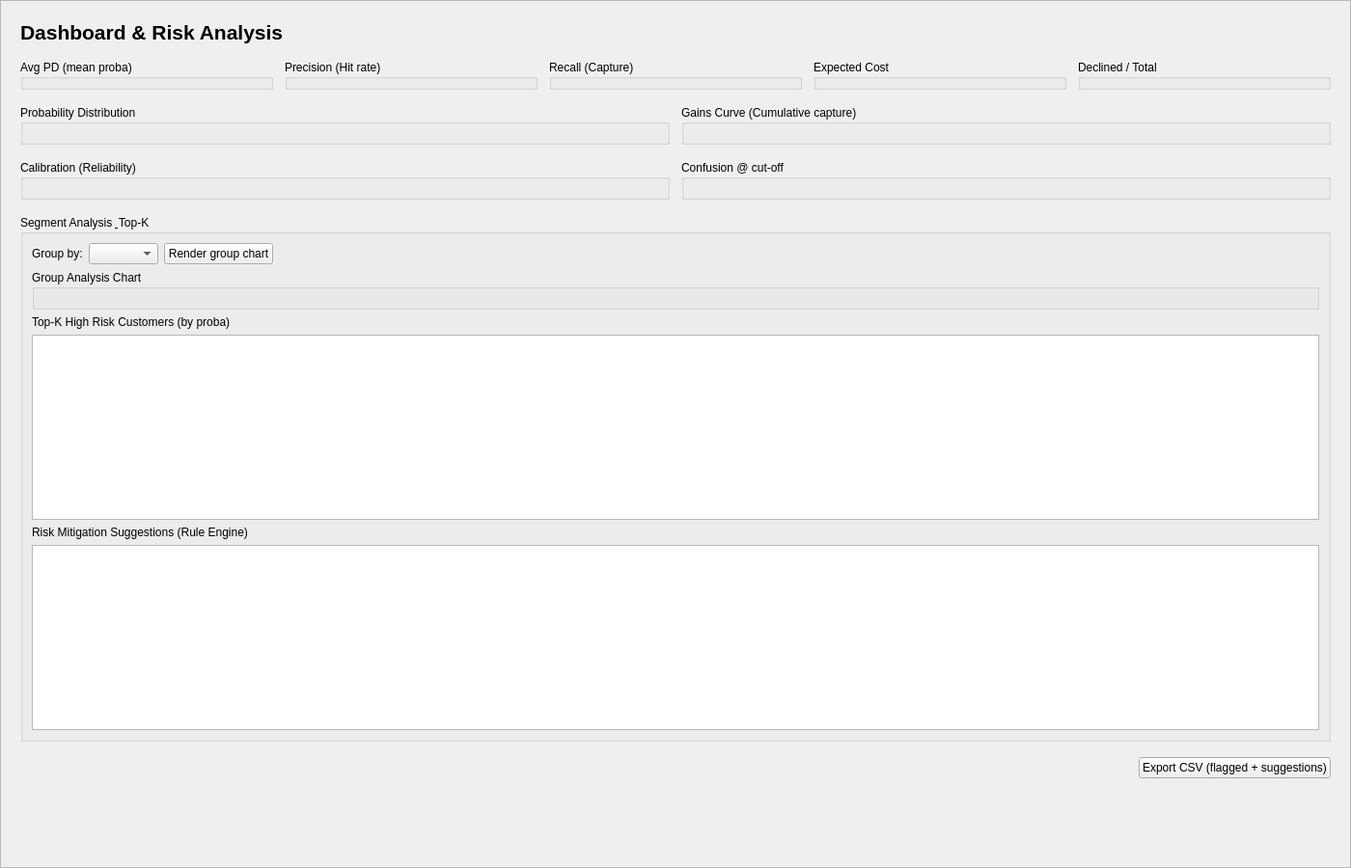
<?xml version="1.0" encoding="UTF-8"?>
<ui version="4.0">
 <class>AdminDashboardPage</class>
 <widget class="QWidget" name="AdminDashboardPage">
  <property name="geometry">
   <rect>
    <x>0</x>
    <y>0</y>
    <width>1400</width>
    <height>900</height>
   </rect>
  </property>
  <property name="windowTitle">
   <string>Admin Dashboard</string>
  </property>
  <layout class="QVBoxLayout" name="verticalLayout">
   <property name="leftMargin">
    <number>0</number>
   </property>
   <property name="topMargin">
    <number>0</number>
   </property>
   <property name="rightMargin">
    <number>0</number>
   </property>
   <property name="bottomMargin">
    <number>0</number>
   </property>
   <property name="spacing">
    <number>0</number>
   </property>
   <item>
    <widget class="QScrollArea" name="scrollArea">
     <property name="widgetResizable">
      <bool>true</bool>
     </property>
     <widget class="QWidget" name="scrollAreaWidgetContents">
      <property name="geometry">
       <rect>
        <x>0</x>
        <y>0</y>
        <width>1400</width>
        <height>900</height>
       </rect>
      </property>
      <layout class="QVBoxLayout" name="bodyLayout">
       <property name="leftMargin">
        <number>20</number>
       </property>
       <property name="topMargin">
        <number>20</number>
       </property>
       <property name="rightMargin">
        <number>20</number>
       </property>
       <property name="bottomMargin">
        <number>20</number>
       </property>
       <property name="spacing">
        <number>16</number>
       </property>
       <item>
        <widget class="QLabel" name="lblTitle">
         <property name="text">
          <string>Dashboard &amp; Risk Analysis</string>
         </property>
         <property name="font">
          <font>
           <pointsize>16</pointsize>
           <weight>75</weight>
           <bold>true</bold>
          </font>
         </property>
        </widget>
       </item>
       <item>
        <layout class="QHBoxLayout" name="kpiLayout">
         <property name="spacing">
          <number>12</number>
         </property>
         <item>
          <widget class="QGroupBox" name="kpiLateRate">
           <property name="title">
            <string>Avg PD (mean proba)</string>
           </property>
          </widget>
         </item>
         <item>
          <widget class="QGroupBox" name="kpiPrecision">
           <property name="title">
            <string>Precision (Hit rate)</string>
           </property>
          </widget>
         </item>
         <item>
          <widget class="QGroupBox" name="kpiRecall">
           <property name="title">
            <string>Recall (Capture)</string>
           </property>
          </widget>
         </item>
         <item>
          <widget class="QGroupBox" name="kpiCost">
           <property name="title">
            <string>Expected Cost</string>
           </property>
          </widget>
         </item>
         <item>
          <widget class="QGroupBox" name="kpiFlagged">
           <property name="title">
            <string>Declined / Total</string>
           </property>
          </widget>
         </item>
        </layout>
       </item>
       <item>
        <layout class="QHBoxLayout" name="chartsLayout">
         <property name="spacing">
          <number>12</number>
         </property>
         <item>
          <widget class="QGroupBox" name="histGroup">
           <property name="title">
            <string>Probability Distribution</string>
           </property>
           <layout class="QVBoxLayout" name="histLayout"/>
          </widget>
         </item>
         <item>
          <widget class="QGroupBox" name="gainsGroup">
           <property name="title">
            <string>Gains Curve (Cumulative capture)</string>
           </property>
           <layout class="QVBoxLayout" name="gainsLayout"/>
          </widget>
         </item>
        </layout>
       </item>
       <item>
        <layout class="QHBoxLayout" name="chartsLayout2">
         <property name="spacing">
          <number>12</number>
         </property>
         <item>
          <widget class="QGroupBox" name="calibGroup">
           <property name="title">
            <string>Calibration (Reliability)</string>
           </property>
           <layout class="QVBoxLayout" name="calibLayout"/>
          </widget>
         </item>
         <item>
          <widget class="QGroupBox" name="confGroup">
           <property name="title">
            <string>Confusion @ cut-off</string>
           </property>
           <layout class="QVBoxLayout" name="confLayout"/>
          </widget>
         </item>
        </layout>
       </item>
       <item>
        <widget class="QGroupBox" name="groupGroup">
         <property name="title">
          <string>Segment Analysis &amp; Top-K</string>
         </property>
         <layout class="QVBoxLayout" name="groupLayout">
          <item>
           <layout class="QHBoxLayout" name="groupRow">
            <item>
             <widget class="QLabel" name="lblGroup">
              <property name="text">
               <string>Group by:</string>
              </property>
             </widget>
            </item>
            <item>
             <widget class="QComboBox" name="cmbGroup"/>
            </item>
            <item>
             <widget class="QPushButton" name="btnRender">
              <property name="text">
               <string>Render group chart</string>
              </property>
             </widget>
            </item>
            <item>
             <spacer name="horizontalSpacer">
              <property name="orientation">
               <enum>Qt::Orientation::Horizontal</enum>
              </property>
              <property name="sizeHint" stdset="0">
               <size>
                <width>40</width>
                <height>20</height>
               </size>
              </property>
             </spacer>
            </item>
           </layout>
          </item>
          <item>
           <widget class="QGroupBox" name="groupChartGroup">
            <property name="title">
             <string>Group Analysis Chart</string>
            </property>
            <layout class="QVBoxLayout" name="groupChartLayout"/>
           </widget>
          </item>
          <item>
           <widget class="QLabel" name="lblTopK">
            <property name="text">
             <string>Top-K High Risk Customers (by proba)</string>
            </property>
           </widget>
          </item>
          <item>
           <widget class="QTableWidget" name="tblTop">
            <property name="minimumHeight">
             <number>250</number>
            </property>
            <property name="alternatingRowColors">
             <bool>true</bool>
            </property>
           </widget>
          </item>
          <item>
           <widget class="QLabel" name="lblSuggestions">
            <property name="text">
             <string>Risk Mitigation Suggestions (Rule Engine)</string>
            </property>
           </widget>
          </item>
          <item>
           <widget class="QTextEdit" name="txtExplain">
            <property name="readOnly">
             <bool>true</bool>
            </property>
            <property name="maximumHeight">
             <number>150</number>
            </property>
           </widget>
          </item>
         </layout>
        </widget>
       </item>
       <item>
        <layout class="QHBoxLayout" name="exportRow">
         <item>
          <spacer name="horizontalSpacer_2">
           <property name="orientation">
            <enum>Qt::Orientation::Horizontal</enum>
           </property>
           <property name="sizeHint" stdset="0">
            <size>
             <width>40</width>
             <height>20</height>
            </size>
           </property>
          </spacer>
         </item>
         <item>
          <widget class="QPushButton" name="btnExport">
           <property name="text">
            <string>Export CSV (flagged + suggestions)</string>
           </property>
          </widget>
         </item>
        </layout>
       </item>
       <item>
        <spacer name="verticalSpacer">
         <property name="orientation">
          <enum>Qt::Orientation::Vertical</enum>
         </property>
         <property name="sizeHint" stdset="0">
          <size>
           <width>20</width>
           <height>40</height>
          </size>
         </property>
        </spacer>
       </item>
      </layout>
     </widget>
    </widget>
   </item>
  </layout>
 </widget>
 <resources/>
 <connections/>
</ui>
